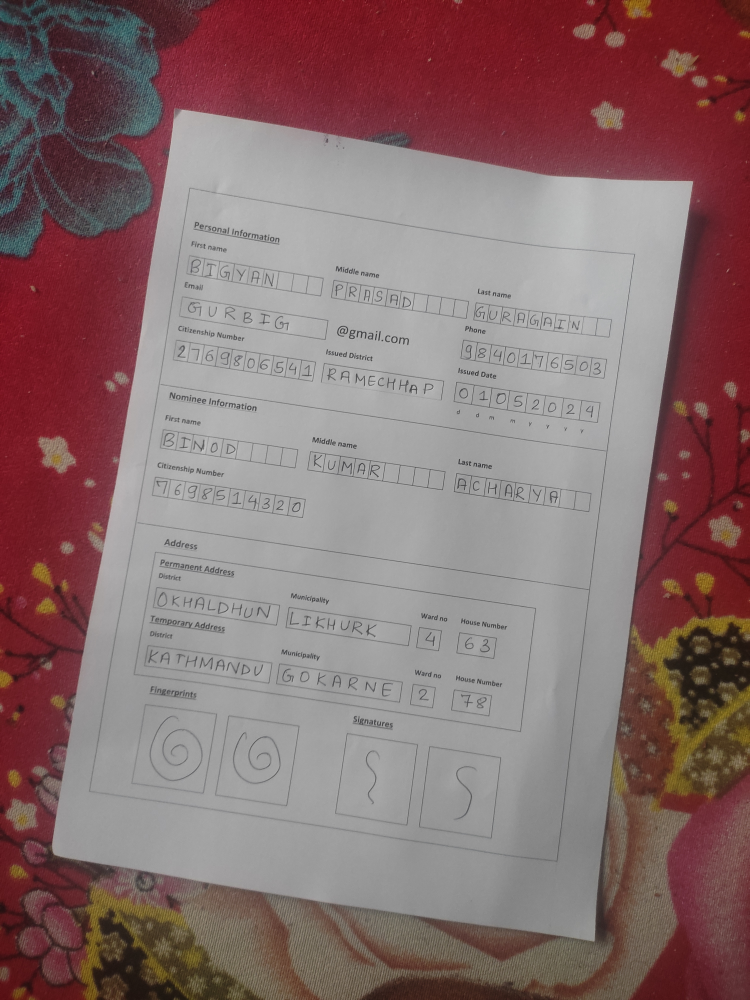
#> input picture Scanner/Scanner/Form_Detection/Forms/Form2.jpg, 3000 x 4000 px (shown at 1/4 size)
$ python -i form_process.py   (imports and definitions only)
#> lines starting #> are read from the running program, lines starting #| are printed output that depends on the picture
#> further down, picture is the input picture: shape (4000, 3000, 3); mean B, G, R 110.7, 110.3, 135.5
import cv2
import numpy as np
from Form_Detection import alignForm as af
import matplotlib.pyplot as plt

# [82 lines of commented-out code are left out]

def refine(img):
    imgWarpColored = cv2.resize(img, (1200, 1200),cv2.INTER_CUBIC)
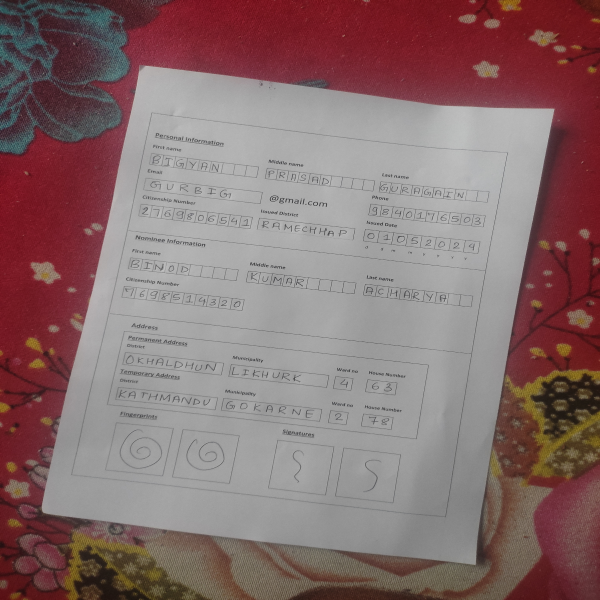
#> imgWarpColored: shape (1200, 1200, 3) (shown at 1/2 size); mean B, G, R 110.6, 110.2, 135.4
    #converting to black amd white
    imgWarpGray = cv2.cvtColor(imgWarpColored, cv2.COLOR_BGR2GRAY)
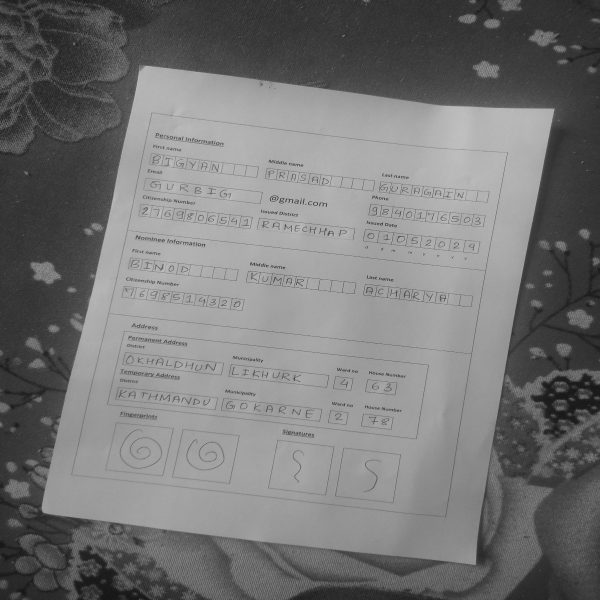
#> imgWarpGray: shape (1200, 1200) (shown at 1/2 size); min 6, max 204, mean 117.8
    # #Apply adaptive thresholding with a lower block size and a higher constant value to decrease the number of dots
    imgAdaptiveThre = cv2.adaptiveThreshold(imgWarpGray, 255, cv2.ADAPTIVE_THRESH_MEAN_C, cv2.THRESH_BINARY_INV, 21, 21)
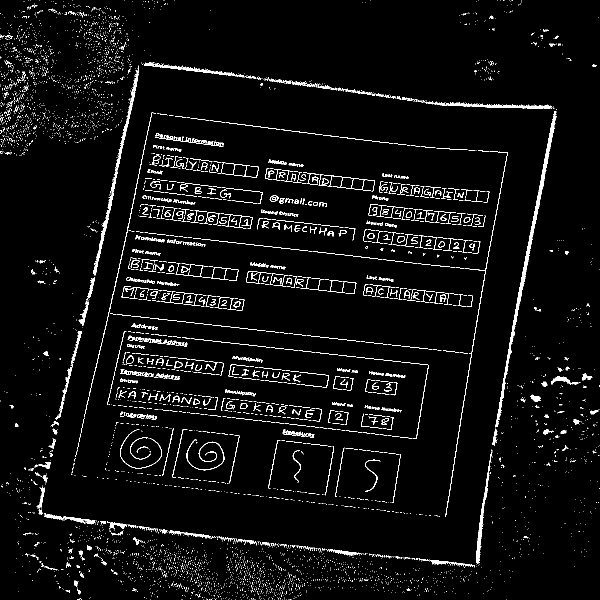
#> imgAdaptiveThre: shape (1200, 1200) (shown at 1/2 size); 4% white in thin lines or dots

    # Invert the binary image
    imgAdaptiveThre = cv2.bitwise_not(imgAdaptiveThre)
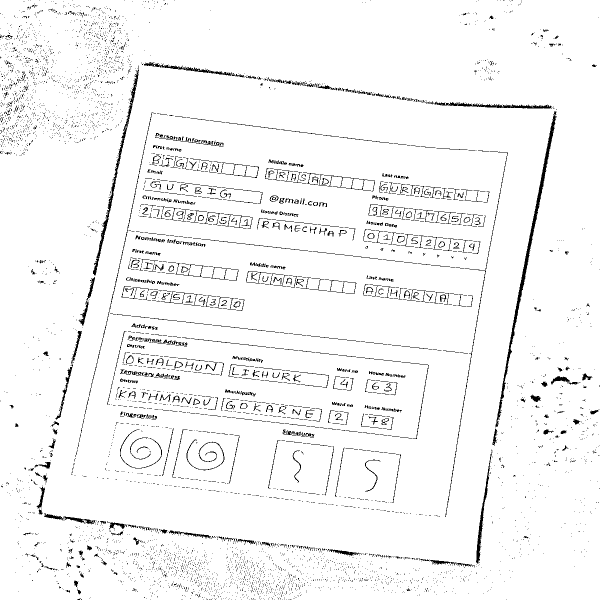
#> imgAdaptiveThre: shape (1200, 1200) (shown at 1/2 size); 96% white; black in thin lines or dots

    return imgAdaptiveThre

heightImg = 1500
widthImg = 1000
kernel = np.ones((5, 5), np.uint8)

def preprocess_image(image,n):
    # grayImage,imgThreshold = preprocessImage(image)
    # finalCorners = EdgeDetection(grayImage)
    # finalImage = gettingform(finalCorners,imgThreshold)
    output_image = refine(image)
    output_image = af.alignForm(output_image,n)
    return output_image

def main():
    final = preprocess_image(cv2.imread("Forms/Form2.jpg"))
    cv2.imwrite("Forms/output2.jpg",final)
    plt.imshow(final)
    plt.show()

# [2 lines not run here, left out]

>>> import cv2
>>> picture = cv2.imread('Forms/Form2.jpg')
>>> result = refine(picture)

$ run again, on Scanner/Scanner/Form_Detection/Forms/Form1.jpg
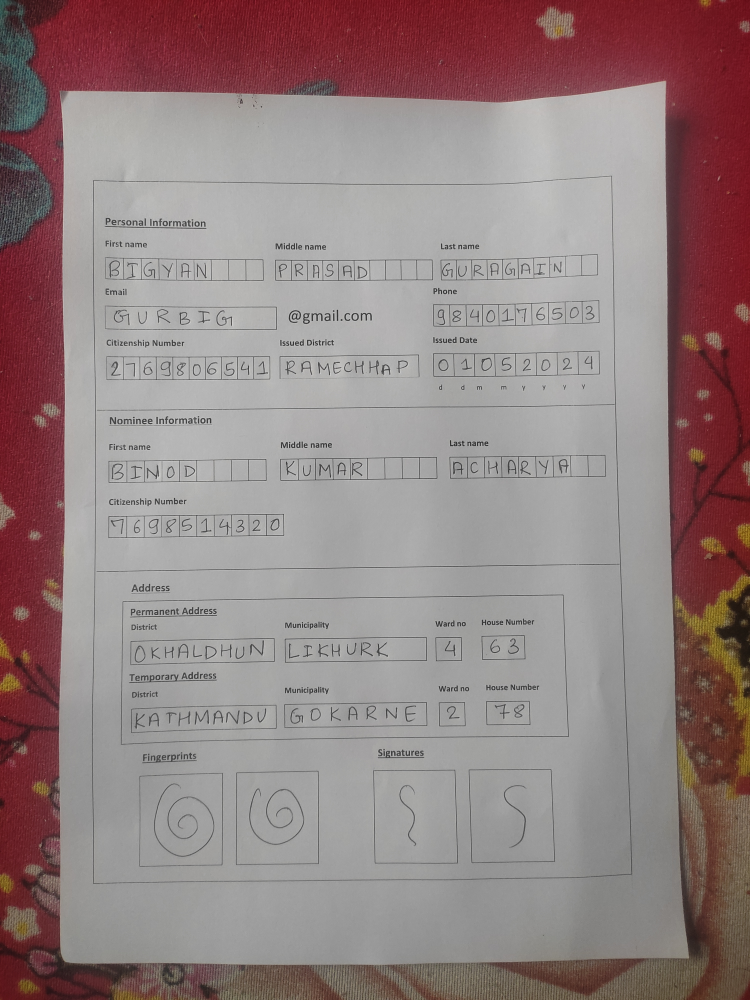
#> input picture Scanner/Scanner/Form_Detection/Forms/Form1.jpg, 3000 x 4000 px (shown at 1/4 size)
#> picture is the input picture: shape (4000, 3000, 3); mean B, G, R 129.9, 129.8, 147.4
#> in refine, `imgAdaptiveThre = cv2.adaptiveThreshold(imgWarpGray, 255, cv2.ADAPTIVE..`:
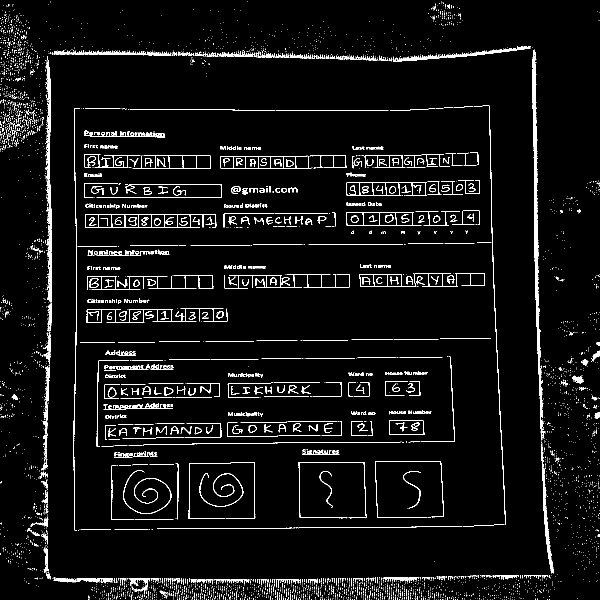
#> imgAdaptiveThre: shape (1200, 1200) (shown at 1/2 size); 4.9% white in thin lines or dots
#> in refine, `imgAdaptiveThre = cv2.bitwise_not(imgAdaptiveThre)`:
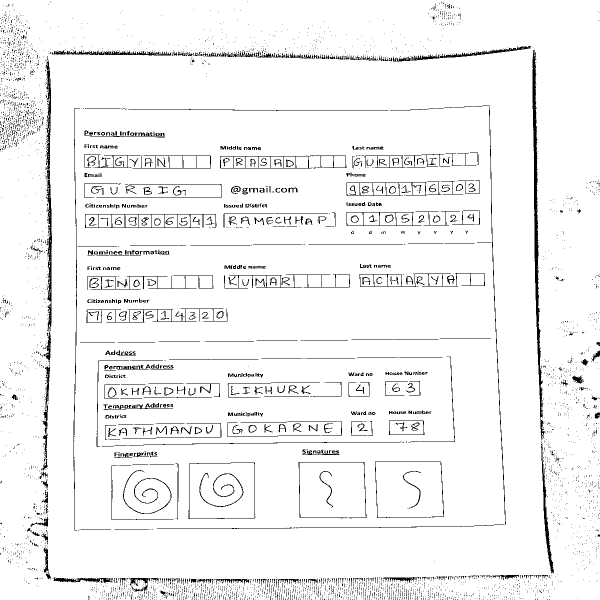
#> imgAdaptiveThre: shape (1200, 1200) (shown at 1/2 size); 95.1% white; black in thin lines or dots

$ run again, on Scanner/Scanner/Form_Detection/Forms/Form4.jpg
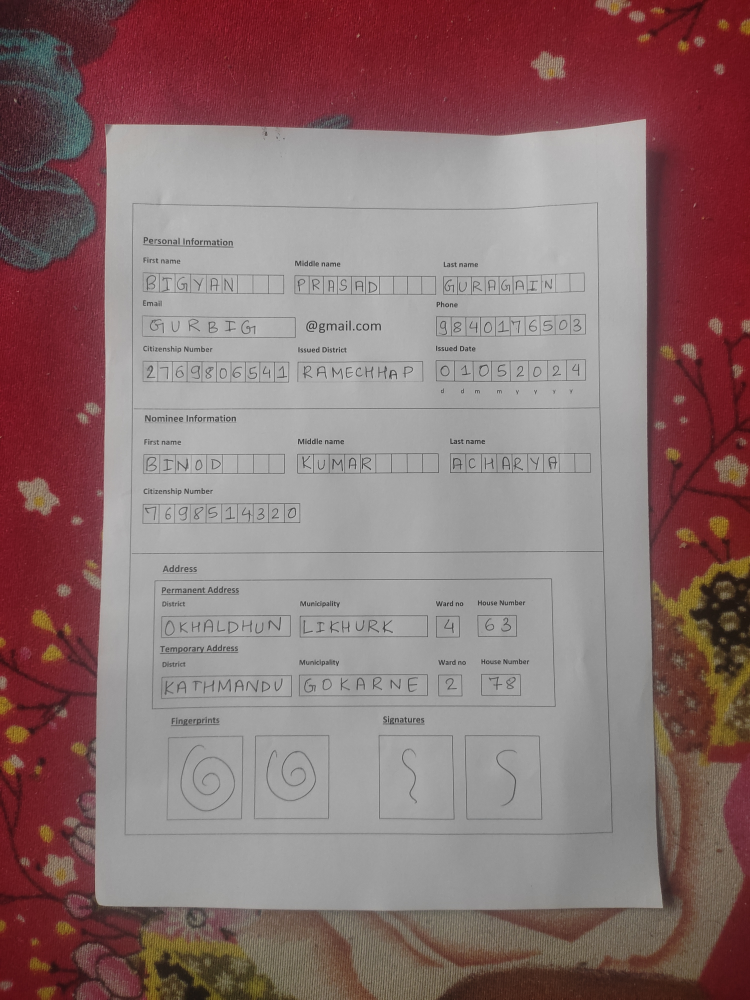
#> input picture Scanner/Scanner/Form_Detection/Forms/Form4.jpg, 3000 x 4000 px (shown at 1/4 size)
#> picture is the input picture: shape (4000, 3000, 3); mean B, G, R 114.6, 114.4, 139.4
#> in refine, `imgAdaptiveThre = cv2.adaptiveThreshold(imgWarpGray, 255, cv2.ADAPTIVE..`:
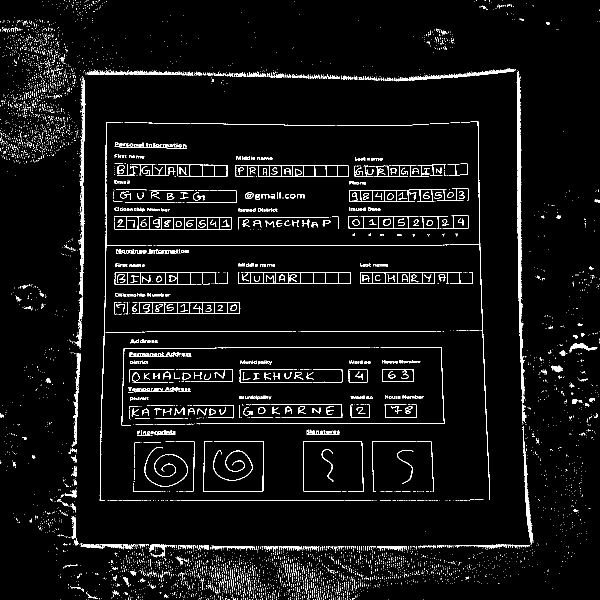
#> imgAdaptiveThre: shape (1200, 1200) (shown at 1/2 size); 4.6% white in thin lines or dots
#> in refine, `imgAdaptiveThre = cv2.bitwise_not(imgAdaptiveThre)`:
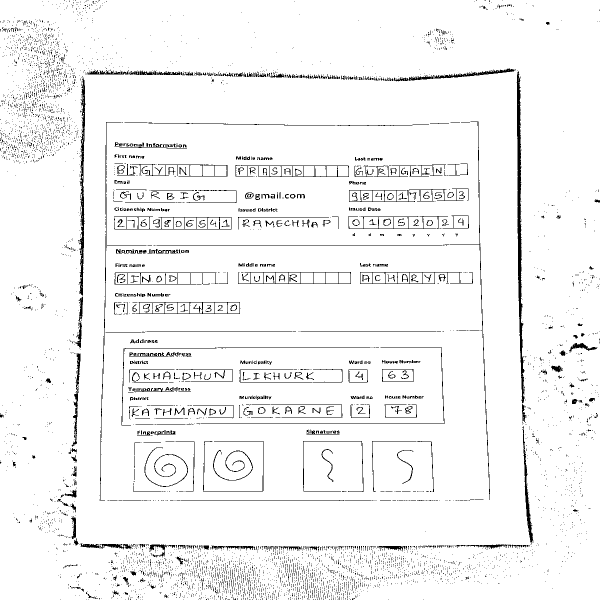
#> imgAdaptiveThre: shape (1200, 1200) (shown at 1/2 size); 95.4% white; black in thin lines or dots

$ run again, on Scanner/Scanner/Form_Detection/Forms/Form5.jpg
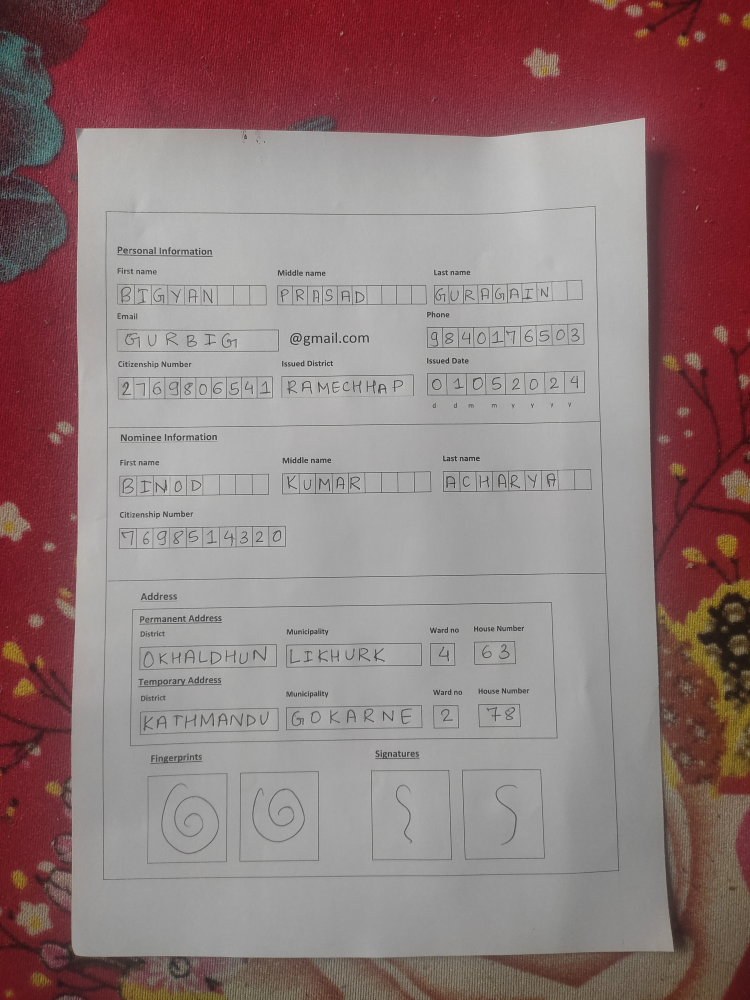
#> input picture Scanner/Scanner/Form_Detection/Forms/Form5.jpg, 3000 x 4000 px (shown at 1/4 size)
#> picture is the input picture: shape (4000, 3000, 3); mean B, G, R 122.6, 122.2, 144.8
#> in refine, `imgAdaptiveThre = cv2.adaptiveThreshold(imgWarpGray, 255, cv2.ADAPTIVE..`:
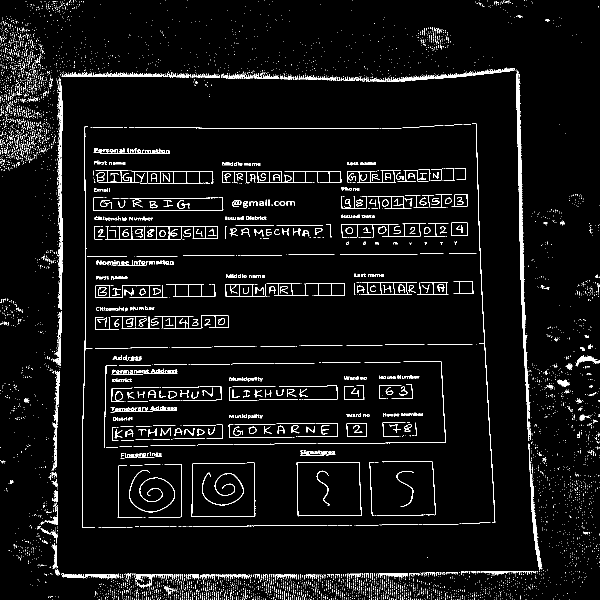
#> imgAdaptiveThre: shape (1200, 1200) (shown at 1/2 size); 4.8% white in thin lines or dots
#> in refine, `imgAdaptiveThre = cv2.bitwise_not(imgAdaptiveThre)`:
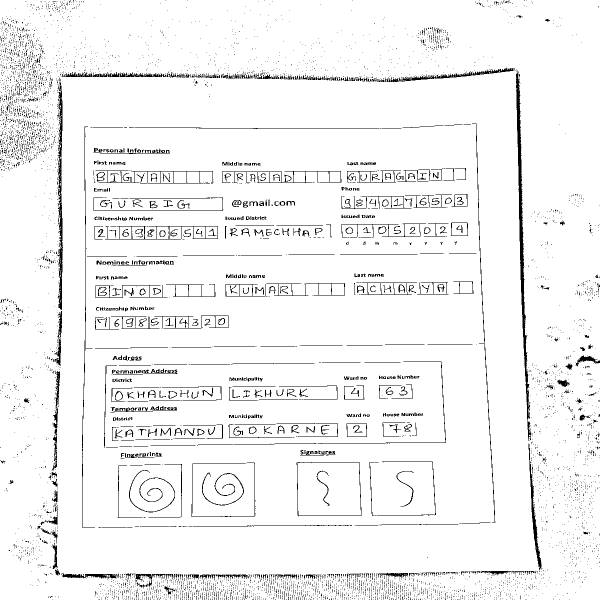
#> imgAdaptiveThre: shape (1200, 1200) (shown at 1/2 size); 95.2% white; black in thin lines or dots
